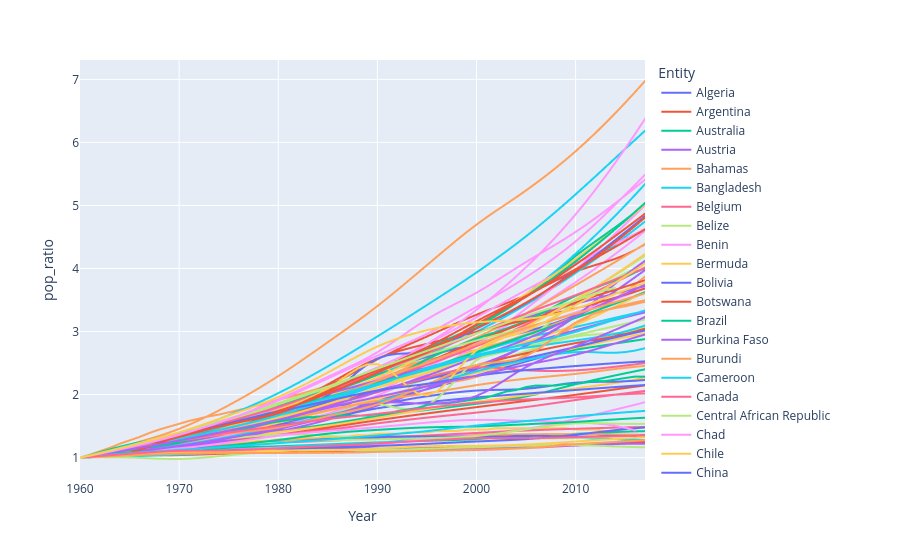

The notebook cell saved with this chart:
### Code cell
px.line(gdp_and_pop, x = "Year", y = "pop_ratio", color = "Entity")
